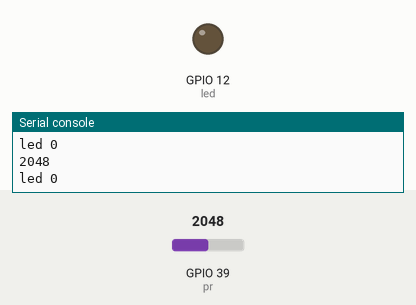
Recording of a program running on a simulated ESP32 board running MicroPython. Parts: output pins drawn as LEDs (lit = HIGH), the last lines printed to the serial console. The test bench sets the inputs (shaded band); at power-on: GPIO 39 (pr) = 2048 (analog values on the 0–4095 scale).

Above: at 1.2 s.
1.3 s: GPIO 39 (pr) set to 1956
At 1.8 s:
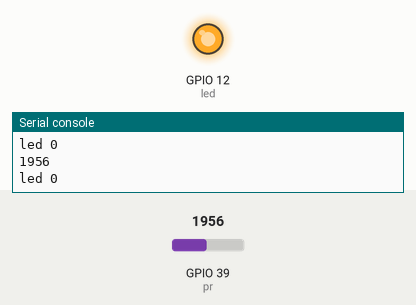
3.0 s: GPIO 39 (pr) set to 2040
At 4.2 s:
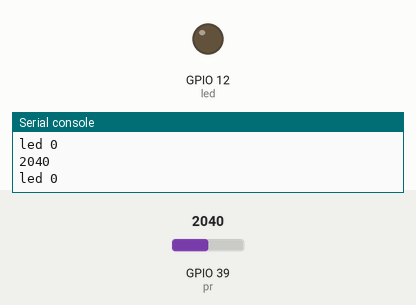
4.5 s: GPIO 39 (pr) set to 1960
At 5.4 s:
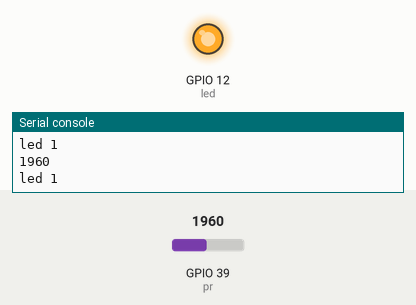
Timing chart, 0 to 7.5 s (numbered marks = the images above; inputs shaded):
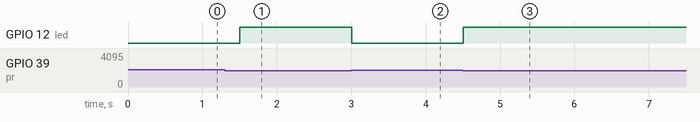

Measured:
- the behaviour switches between 2000 and 1999 on GPIO 39 (pr) (found by bisection; images 0 and 1)
- after the input at 1.3 s, GPIO 12 (led): LOW → HIGH after 0.20 s
- after the input at 3.0 s, GPIO 12 (led): HIGH → LOW at once
- after the input at 4.5 s, GPIO 12 (led): LOW → HIGH at once

The program:

HB-MicroPython-10-PhotoResistorEsp32.py
```python
'''
For more details, please follow the link below:
https://hamruyesh.com/product/micro-python-esp32-esp8266-programming-tutorial/

'''
from machine import Pin, ADC
from time import sleep

pr = ADC(Pin(39))
pr.atten(ADC.ATTN_11DB)
led = Pin(12, Pin.OUT)

while(True):
    print(pr.read())
    print("led", led.value())

    if (pr.read() < 2000):
        led.value(1)
    else:
        led.value(0)

    sleep(0.3)
```
